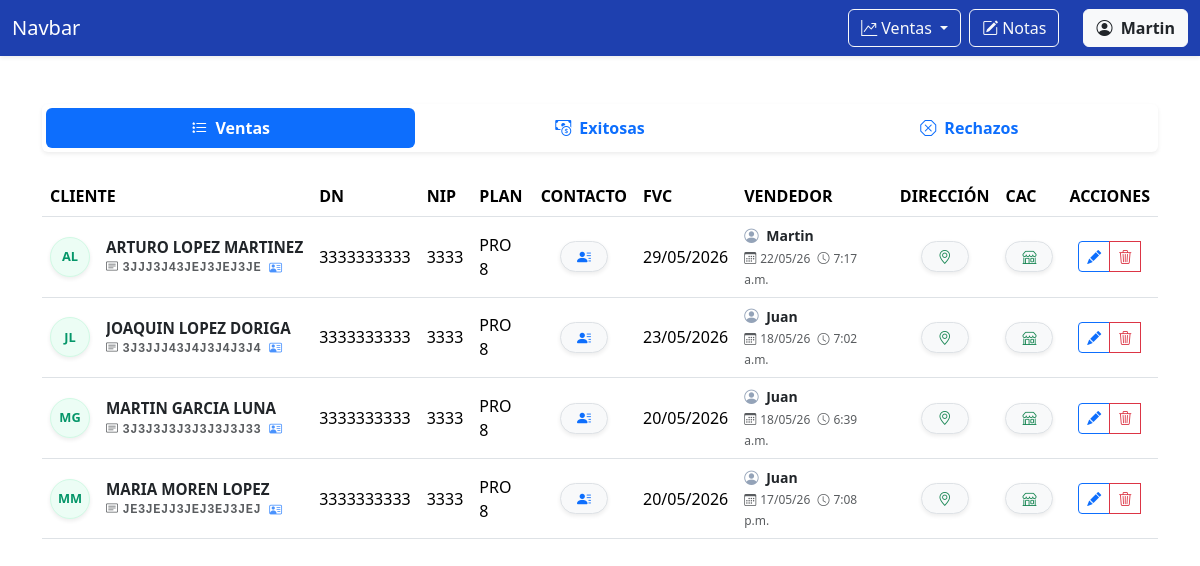
The page /ventas/pospago/?rol=superior (signed in) on the database as committed earlier.
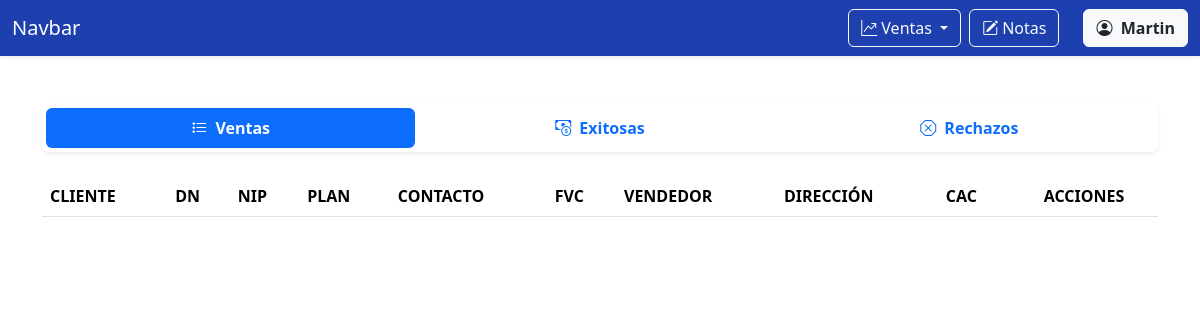
The same page on the database as committed later.
### ventas/models.py (models this page shows)
class VentaPospago(models.Model):
    nombre = models.CharField('NOMBRE(S)', max_length=100)
    apellido_paterno = models.CharField('APELLIDO PATERNO', max_length=100)
    apellido_materno = models.CharField(
        'APELLIDO MATERNO', max_length=100, blank=True, default='')
    curp = models.CharField('CURP', max_length=18, validators=[
        MinLengthValidator(18)])
    rfc = models.CharField('RFC', max_length=13, validators=[
                           MinLengthValidator(13)])
    identificacion = models.CharField('IDENTIFICACIÓN', max_length=15, validators=[
        MinLengthValidator(15)])
    dn = models.CharField('DN', max_length=10, validators=[
        numeric_validator, MinLengthValidator(10)])
    nip = models.CharField('NIP', max_length=4, validators=[
        numeric_validator, MinLengthValidator(4)], help_text='Solo se permiten números.')
    contact1 = models.CharField('CONTACTO1', max_length=16, validators=[
        MinLengthValidator(10), RegexValidator(r'^[A-Z0-9 ]+$')])
    contact2 = models.CharField('CONTACTO 2', max_length=10, validators=[
        numeric_validator, MinLengthValidator(10)])
    plan_choices = [
        ('pro_8', 'PRO 8'),
        ('pro_10', 'PRO 10'),
        ('pro_14', 'PRO 14'),
        ('pro_18', 'PRO 18'),
        ('pro_25', 'PRO 25'),
        ('pro_35', 'PRO 35'),
        ('pro_ilimitado', 'PRO ILIMITADO'),
    ]
    plan = models.CharField(
        'PLAN',
        max_length=20,
        choices=plan_choices,
    )
    cac = models.CharField('CAC', max_length=100)
    cp = models.CharField('CP', max_length=5, validators=[
        numeric_validator, MinLengthValidator(5)])
    fecha_nacimiento = models.DateField('FECHA DE NACIMIENTO')
    estado_republica_choices = [
        ('AGUASCALIENTES', 'AGUASCALIENTES'),
        ('BAJA CALIFORNIA', 'BAJA CALIFORNIA'),
        ('BAJA CALIFORNIA SUR', 'BAJA CALIFORNIA SUR'),
        ('CAMPECHE', 'CAMPECHE'),
        ('COAHUILA', 'COAHUILA'),
        ('COLIMA', 'COLIMA'),
        ('CHIAPAS', 'CHIAPAS'),
        ('CHIHUAHUA', 'CHIHUAHUA'),
        ('CIUDAD DE MEXICO', 'CIUDAD DE MEXICO'),
        ('DURANGO', 'DURANGO'),
        ('GUANAJUATO', 'GUANAJUATO'),
        ('GUERRERO', 'GUERRERO'),
        ('HIDALGO', 'HIDALGO'),
        ('JALISCO', 'JALISCO'),
        ('MEXICO', 'MEXICO'),
        ('MICHOACAN', 'MICHOACAN'),
        ('MORELOS', 'MORELOS'),
        ('NAYARIT', 'NAYARIT'),
        ('NUEVO LEON', 'NUEVO LEON'),
        ('OAXACA', 'OAXACA'),
        ('PUEBLA', 'PUEBLA'),
        ('QUERETARO', 'QUERETARO'),
        ('QUINTANA ROO', 'QUINTANA ROO'),
        ('SAN LUIS POTOSI', 'SAN LUIS POTOSI'),
        ('SINALOA', 'SINALOA'),
        ('SONORA', 'SONORA'),
        ('TABASCO', 'TABASCO'),
        ('TAMAULIPAS', 'TAMAULIPAS'),
        ('TLAXCALA', 'TLAXCALA'),
        ('VERACRUZ', 'VERACRUZ'),
        ('YUCATAN', 'YUCATAN'),
        ('ZACATECAS', 'ZACATECAS'),
    ]
    estado_republica = models.CharField(
        'ESTADO DE LA REPÚBLICA',
        max_length=20,
        choices=estado_republica_choices,
    )
    municipio = models.CharField('MUNICIPIO / ALCALDÍA', max_length=100)
    colonia = models.CharField('COLONIA', max_length=100)
    calle = models.CharField('CALLE', max_length=100)
    numero_exterior = models.CharField('NÚMERO EXTERIOR', max_length=20)
    numero_interior = models.CharField(
        'NÚMERO INTERIOR', max_length=20, blank=True, default=''
    )
    fvc = models.DateField('FVC')
    email = models.EmailField('EMAIL', max_length=254)
    status_choices = [
        ('en_proceso', 'EN PROCESO'),
        ('rechazo_nip', 'RECHAZO NIP'),
        ('rechazo_magento', 'RECHAZO MAGENTO'),
        ('black_list', 'BLACK LIST'),
        ('datos_incorrectos', 'DATOS INCORRECTOS'),
        ('exitosa', 'EXITOSA'),
        ('linea_movistar', 'LINEA MOVISTAR'),
        ('gestionada_por_otro_call_center', 'GESTIONADA POR OTRO CALL CENTER'),
        ('alta', 'ALTA'),
        ('cancelacion', 'CANCELACIÓN'),
    ]
    status_pospago = models.CharField(
        'STATUS',
        max_length=100,
        choices=status_choices,
        default='en_proceso'
    )
    created = models.DateTimeField(auto_now_add=True)
    user = models.ForeignKey(
        User, on_delete=models.CASCADE, related_name='vendedor_pospago')
    supervisor = models.ForeignKey(
        User, on_delete=models.SET_NULL, null=True, blank=True, related_name='supervisor_pospago')

### ventas/views.py (the view, shortened to what this page needs)
# urls.py: path('pospago/', views.pospago, name='pospago'),
@login_required
def pospago(request):
    es_vendedor = request.user.groups.filter(name='VENDEDORES').exists()
    es_supervisor = request.user.is_superuser or request.user.groups.filter(
        name='SUPERVISORES').exists()
    if es_supervisor:
        if request.GET.get('rol'):
            request.session['rol_activo'] = request.GET.get('rol')
        if request.session.get('rol_activo') == 'vendedor':
            es_supervisor = False
            es_vendedor = True
        else:
            es_vendedor = False
            pass  # El rol activo sigue siendo el de supervisor, no hacemos cambios
    else:
        request.session['rol_activo'] = 'vendedor'
        es_vendedor = True
        es_supervisor = False
    if request.method == 'GET':
        if es_supervisor:
            base_queryset = VentaPospago.objects.all()
        else:
            base_queryset = VentaPospago.objects.filter(user=request.user)
        ventas_pospago = base_queryset.filter(
            status_pospago='en_proceso').order_by('-created')
        ventas_pospago_exitosas = base_queryset.filter(
            status_pospago='exitosa').order_by('-created'
                                               )
        ventas_pospago_rechazos = base_queryset.exclude(
            status_pospago='en_proceso').exclude(status_pospago='exitosas').order_by('-created')
        return render(request, 'pospago.html', {
            'form': VentaPospagoForm(user=request.user, rol_activo=request.session.get('rol_activo')),
            'ventas_pospago': ventas_pospago,
            'es_supervisor': es_supervisor,  # Pasamos esta bandera al HTML
            'es_vendedor': es_vendedor,  # Pasamos esta bandera al HTML
            'es_supervisor': request.user.is_superuser or request.user.groups.filter(name='SUPERVISORES').exists(),
            'ventas_pospago_exitosas': ventas_pospago_exitosas,
            'ventas_pospago_rechazos': ventas_pospago_rechazos,
        })

### ventas/templates/pospago.html (shortened to what this page needs)
{% extends 'base.html' %} {% block content %}
  <div class="container mt-5 mb-5" id="moduloVentas">
    <ul class="nav nav-pills nav-justified mb-4 shadow-sm p-1 bg-white rounded fw-bold">
      <li class="nav-item">
        <button class="nav-link {% if not request.GET.tab or request.GET.tab == 'ventas' %}active{% endif %}" data-bs-toggle="tab" data-bs-target="#ventas"><i class="bi bi-list-stars me-1"></i> Ventas</button>
      </li>
      <li class="nav-item">
        <button class="nav-link" data-bs-toggle="tab" data-bs-target="#exitosas"><i class="bi bi-cash-coin me-1"></i> Exitosas</button>
      </li>
      <li class="nav-item">
        <button class="nav-link" data-bs-toggle="tab" data-bs-target="#rechazos"><i class="bi bi-x-octagon me-1"></i> Rechazos</button>
      </li>
    </ul>
    <div class="tab-content mt-3" id="pills-tabContent">
      <div class="tab-pane fade {% if not request.GET.tab or request.GET.tab == 'ventas' %}show active{% endif %}" id="ventas" role="tabpanel">
        <table class="table table-hover align-middle">
          <thead>
            <tr>
              <th scope="col">CLIENTE</th>
              <th scope="col">DN</th>
              <th scope="col">NIP</th>
              <th scope="col">PLAN</th>
              <th scope="col">CONTACTO</th>
              <th scope="col">FVC</th>
              <th scope="col">VENDEDOR</th>
              <th scope="col">DIRECCIÓN</th>
              <th scope="col">CAC</th>
              {% if es_supervisor %}
                <th scope="col" class="text-center">ACCIONES</th>
              {% endif %}
            </tr>
          </thead>
          <tbody>
            {% for venta_pospago in ventas_pospago %}
              {% include 'components_pospago/tabla_ventas_pospago.html' with tab_id='ventas' %}
            {% endfor %}
          </tbody>
        </table>
      </div>
    </div>
  </div>
{% endblock %}

### ventas/templates/components_pospago/tabla_ventas_pospago.html (shortened to what the changed rows need)
<tr>
  <th scope="row" class="align-middle">
    <div class="d-flex align-items-center">
      <div class="avatar-circle me-3 d-flex align-items-center justify-content-center shadow-sm" style="width: 40px; height: 40px; background-color: #ecfdf5; color: #059669; border: 1px solid #d1fae5; border-radius: 50%; font-weight: bold; font-size: 0.8rem; flex-shrink: 0;">{{ venta_pospago.nombre|first|upper }}{{ venta_pospago.apellido_paterno|first|upper }}</div>
      <div class="d-flex flex-column" style="line-height: 1.2;">
        <span class="text-dark fw-bold" style="font-size: 0.95rem; max-width: 250px; overflow: hidden; text-overflow: ellipsis; white-space: nowrap;" title="{{ venta_pospago.nombre }} {{ venta_pospago.apellido_paterno }} {{ venta_pospago.apellido_materno }}">{{ venta_pospago.nombre }} {{ venta_pospago.apellido_paterno }} {{ venta_pospago.apellido_materno }}</span>
        <div class="d-flex align-items-center mt-1">
          <small class="text-muted font-monospace" style="font-size: 0.75rem; letter-spacing: 0.5px; white-space: nowrap;"><i class="bi bi-card-text me-1"></i>{{ venta_pospago.curp }}</small>
          <span class="ms-2 text-primary opacity-75" style="cursor: pointer; font-size: 0.8rem; line-height: 1;" data-bs-toggle="popover" data-bs-placement="right" data-bs-html="true" data-bs-content="
                <div class='text-start small font-monospace' style='font-size: 0.8rem;'>
                  <span class='text-muted'>RFC:</span> {{ venta_pospago.rfc }}<br>
                  <hr class='my-1'>
                  <span class='text-muted'>INE:</span> {{ venta_pospago.identificacion }}
                </div>"><i class="bi bi-person-vcard"></i></span>
        </div>
      </div>
    </div>
  </th>
  <td>{{ venta_pospago.dn }}</td>
  <td>{{ venta_pospago.nip }}</td>
  <td>{{ venta_pospago.get_plan_display }}</td>
  <td class="align-middle text-center">
    <button type="button" class="btn btn-sm btn-light border shadow-sm rounded-pill px-3" data-bs-toggle="popover" data-bs-placement="right" data-bs-html="true" data-bs-content="
              <div class='text-start small'>
              <i class='bi bi-telephone-fill me-1 text-primary'></i>{{ venta_pospago.contact1 }}<br>
              <i class='bi bi-telephone-fill me-1 text-primary'></i>{{ venta_pospago.contact2 }}<br>
              <hr class='my-1'>
              <i class='bi bi-envelope-fill me-1 text-primary'></i>
              <span class='text-primary text-truncate d-inline-block align-middle' title= '{{ venta_pospago.email }}' style='max-width: 200px;'>{{ venta_pospago.email|truncatechars:19 }}</span>
            </div>"><i class="bi bi-person-lines-fill text-primary"></i></button>
  </td>
  <td>{{ venta_pospago.fvc|date:'d/m/Y' }}</td>
  <td>
    <div class="text-muted small">
      <i class="bi bi-person-circle me-1" style="color: #94a3b8; font-size: 0.9rem;"></i>
      <span class="fw-bold text-dark me-2">{{ venta_pospago.user.first_name }}</span> <br />
      <span style="font-size: 0.75rem;">
        <i class="bi bi-calendar3 me-1"></i>{{ venta_pospago.created|date:'d/m/y' }}
        <i class="bi bi-clock ms-1 me-1"></i>{{ venta_pospago.created|time:'g:i a' }}
      </span>
    </div>
  </td>
  <td class="align-middle text-center">
    <button type="button"
      class="btn btn-sm btn-light border shadow-sm rounded-pill px-3"
      data-bs-toggle="popover"
      data-bs-placement="top"
      data-bs-html="true"
      data-bs-content="
            <div class='text-start small'>
              <span class='text-muted'>Estado:</span> {{ venta_pospago.estado_republica }}<br>
              <span class='text-muted'>Municipio:</span> {{ venta_pospago.municipio }}<br>
              <span class='text-muted'>Colonia:</span> {{ venta_pospago.colonia }}<br>
              <span class='text-muted'>CP:</span> {{ venta_pospago.cp }} <br>
              <hr class='my-1'>
              <i class='bi bi-house-door me-1 text-success'></i>{{ venta_pospago.calle }} #{{ venta_pospago.numero_exterior }}
              {% if venta_pospago.numero_interior %}
                      Int. {{ venta_pospago.numero_interior }}
      {% endif %}
            </div>">
      <i class="bi bi-geo-alt text-success"></i>
    </button>
  </td>
  <td class="align-middle text-center">
    <button type="button" class="btn btn-sm btn-light border shadow-sm rounded-pill px-3" data-bs-toggle="popover" data-bs-placement="top" data-bs-html="true" data-bs-content="
            <div class='d-flex align-items-start text-start text-uppercase fw-semibold text-dark'
                 style='font-size: 0.82rem; line-height: 1.2; max-width: 150px; word-break: break-word;'>
              <i class='bi bi-shop text-success me-2' style='font-size: 0.9rem; margin-top: 1px;'></i>
              <div>{{ venta_pospago.cac }}</div>
            </div>"><i class="bi bi-shop text-success"></i></button>
  </td>
  <td class="text-center">
    <div class="btn-group" role="group">
      {% if es_supervisor %}
        {% if tab_id != 'exitosas' and tab_id != 'rechazos' %}
          <button type="button" class="btn btn-sm btn-outline-primary" title="Editar" data-bs-toggle="modal" data-bs-target="#updatePospagoModal{{ venta_pospago.id }}"><i class="bi bi-pencil-fill"></i></button>
        {% endif %}
        <button type="button" class="btn btn-sm btn-outline-danger" title="Eliminar" data-bs-toggle="modal" data-bs-target="#deletePospagoModal{{ venta_pospago.id }}"><i class="bi bi-trash3"></i></button>
      {% endif %}
    </div>
  </td>
</tr>

Rows that differ between the two databases and show on the page:
removed VentaPospago: nombre|first "A", apellido_paterno|first "L", nombre "ARTURO", apellido_paterno "LOPEZ", apellido_materno "MARTINEZ", curp "3JJJ3J43JEJ3JEJ3JE", dn "3333333333", nip "3333", plan "PRO 8", fvc "29/05/2026", user.first_name "Martin", created "22/05/26", created "7:17 a.m."
removed VentaPospago: nombre|first "J", apellido_paterno|first "L", nombre "JOAQUIN", apellido_paterno "LOPEZ", apellido_materno "DORIGA", curp "3J3JJJ43J4J3J4J3J4", dn "3333333333", nip "3333", plan "PRO 8", fvc "23/05/2026", user.first_name "Juan", created "18/05/26", created "7:02 a.m."
removed VentaPospago: nombre|first "M", apellido_paterno|first "G", nombre "MARTIN", apellido_paterno "GARCIA", apellido_materno "LUNA", curp "3J3J3J3J3J3J3J3J33", dn "3333333333", nip "3333", plan "PRO 8", fvc "20/05/2026", user.first_name "Juan", created "18/05/26", created "6:39 a.m."
removed VentaPospago: nombre|first "M", apellido_paterno|first "M", nombre "MARIA", apellido_paterno "MOREN", apellido_materno "LOPEZ", curp "JE3JEJJ3JEJ3EJ3JEJ", dn "3333333333", nip "3333", plan "PRO 8", fvc "20/05/2026", user.first_name "Juan", created "17/05/26", created "7:08 p.m."
